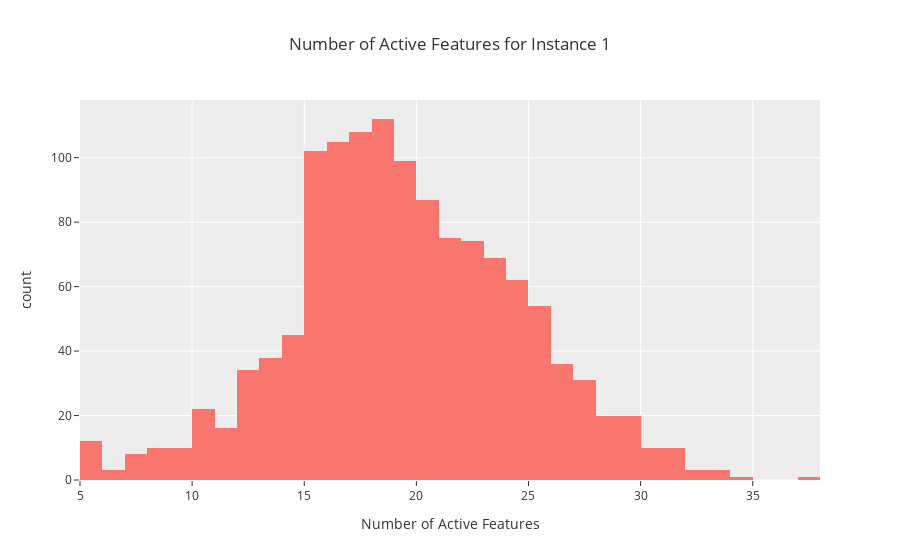
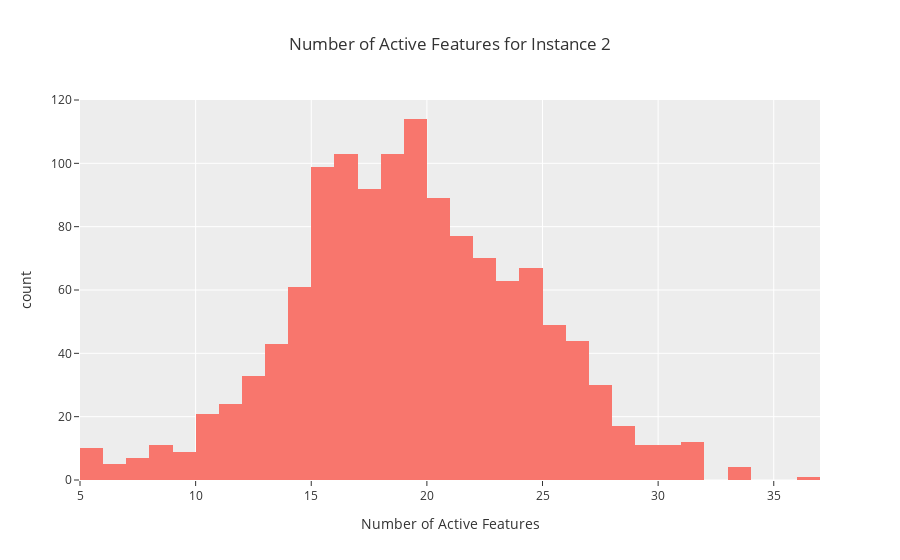

Write notebook code for charts like these, in order.
### Code cell
# make 2 histograms, one for each instance
for i in range(2):
    hist(
        num_feature_per_point[:, i],
        title=f"Number of Active Features for Instance {i+1}",
        labels={"x": "Number of Active Features"},
        template="ggplot2",
        nbins = 37

    )

### Figure 1 — Plotly figure (JSON) as saved in the notebook; plotly's stock layout.template omitted (floating-point values rounded to 4 significant figures; data arrays with more than 128 entries replaced by an {"elided": "..."} marker saying what was removed)
{"data": [{"alignmentgroup": "True", "bingroup": "x", "hovertemplate": "Number of Active Features=%{x}<br>count=%{y}<extra></extra>", "legendgroup": "", "marker": {"color": "#F8766D", "pattern": {"shape": ""}}, "name": "", "nbinsx": 37, "offsetgroup": "", "orientation": "v", "showlegend": false, "type": "histogram", "x": {"elided": "1280 float values"}, "xaxis": "x", "yaxis": "y"}], "layout": {"autosize": false, "bargap": 0, "barmode": "overlay", "hovermode": "x unified", "legend": {"tracegroupgap": 0}, "modebar": {"add": ["drawline", "drawopenpath", "drawclosedpath", "drawcircle", "drawrect", "eraseshape"]}, "title": {"text": "Number of Active Features for Instance 1"}, "xaxis": {"anchor": "y", "domain": [0, 1], "title": {"text": "Number of Active Features"}}, "yaxis": {"anchor": "x", "domain": [0, 1], "title": {"text": "count"}}}}

### Figure 2 — Plotly figure (JSON) as saved in the notebook; plotly's stock layout.template omitted (floating-point values rounded to 4 significant figures; data arrays with more than 128 entries replaced by an {"elided": "..."} marker saying what was removed)
{"data": [{"alignmentgroup": "True", "bingroup": "x", "hovertemplate": "Number of Active Features=%{x}<br>count=%{y}<extra></extra>", "legendgroup": "", "marker": {"color": "#F8766D", "pattern": {"shape": ""}}, "name": "", "nbinsx": 37, "offsetgroup": "", "orientation": "v", "showlegend": false, "type": "histogram", "x": {"elided": "1280 float values"}, "xaxis": "x", "yaxis": "y"}], "layout": {"autosize": false, "bargap": 0, "barmode": "overlay", "hovermode": "x unified", "legend": {"tracegroupgap": 0}, "modebar": {"add": ["drawline", "drawopenpath", "drawclosedpath", "drawcircle", "drawrect", "eraseshape"]}, "title": {"text": "Number of Active Features for Instance 2"}, "xaxis": {"anchor": "y", "domain": [0, 1], "title": {"text": "Number of Active Features"}}, "yaxis": {"anchor": "x", "domain": [0, 1], "title": {"text": "count"}}}}
